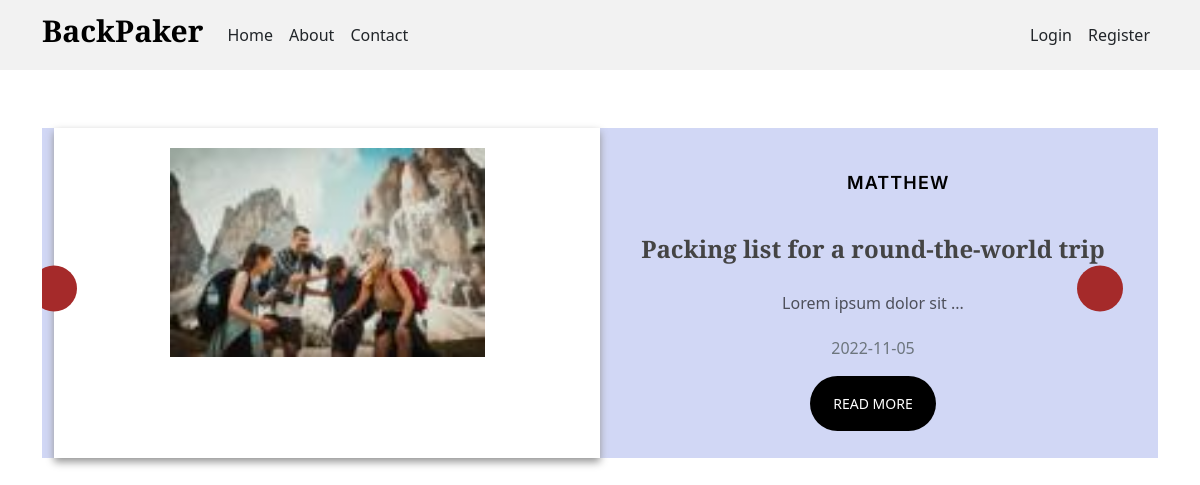
The page /home on the database its author committed.
### flaskblog/models.py (models this page shows, shortened)
class Post(db.Model):
    id = db.Column(db.Integer, primary_key=True)
    title = db.Column(db.String(100), nullable=False)
    date_posted = db.Column(db.DateTime, nullable=False, default=datetime.utcnow)
    content = db.Column(db.Text, nullable=False)
    user_id = db.Column(db.Integer, db.ForeignKey('user.id'), nullable=False)
    image_file = db.Column(db.String(20))
    with app.app_context():
         db.create_all()

class User(db.Model, UserMixin):
    id = db.Column(db.Integer, primary_key=True)
    username = db.Column(db.String(20), unique=True, nullable=False)
    email = db.Column(db.String(120), unique=True, nullable=False)
    profile_img = db.Column(db.String(20), nullable=False, default='default.jpg')
    password = db.Column(db.String(60), nullable=False)
    posts = db.relationship('Post', backref='author', lazy=True)
    with app.app_context():
      db.create_all()

### flaskblog/routes.py (the view)
@app.route("/")
@app.route("/home")
def home():
    posts = Post.query.all()
    return render_template('home.html', posts=posts)

### flaskblog/templates/home.html (shortened to what this page needs)
{% extends "layout.html" %}
{% block content %}
<div class="bg mt-5">
    <div class="bg-product mt-5">
        <div class="container product">
            <div class="row">
                <div id="sliderproduct" class="carousel slide " data-ride="carousel" data-interval="10000">
                    <div class="carousel-inner" role="listbox" data-interval="10000000">
                        <div class="carousel-item active">
                            <div class="container text-center">
                                <div class="row">
                                    <div class="col-sm-6 image">
                                        <div class="item">
                                            <img class="img-fluid"
                                                src="{{ url_for('static', filename='uploads/' + posts[1].image_file) }}">
                                        </div>
                                    </div>
                                    <div class="col-sm-6">
                                        <div class="top d-flex justify-content-center">
                                            <a class="post-meta" href="#"> {{ posts[1].author.username }}</a>
                                        </div>
                                        <div class="details mt-3">
                                            <h2><a class="article-title"
                                                    href="{{ url_for('post', post_id=posts[1].id) }}">{{ posts[1].title
                                                    }}</a>
                                            </h2>
                                            <p class="cr4">{{ posts[1].content|truncate(25, True, '...') }} </p>
                                            <p class="text-muted">{{ posts[1].date_posted.strftime('%Y-%m-%d')
                                                }}</p>
                                            <a href="{{ url_for('post', post_id=posts[1].id) }}"
                                                class="btn btn-food">Read
                                                More</a>
                                        </div>
                                    </div>
                                </div>
                            </div>
                        </div>
                        <a class="carousel-control-prev fa fa-angle-left" href="#sliderproduct" role="button"
                            data-slide="prev">
                        </a>
                        <a class="carousel-control-next fa fa-angle-right" href="#sliderproduct" role="button"
                            data-slide="next">
                        </a>
                    </div>
                </div>
            </div>
        </div>
    </div>
</div>
{% endblock content %}

### flaskblog/static/main.css (style rules this page uses)
body { background: white; color: #333333; margin-top: 5rem; }
a { color: var(--color-links); text-decoration: none; }
h1, h2, h3, h4, h5, h6 { font-family: var(--font-primary); }
p { font-family: var(--font-default); }
.article-title { color: #444444; }
.post-meta { font-size: 11px; letter-spacing: 0.07rem; text-transform: uppercase; font-weight: 600; font-family: var(--font-secondary); color: rgba(var(--color-black-rgb), 0.4); margin-bottom: 10px; }
:root { --cr2: #fff; --cr3: #000000da; --cr4: #000000a1; --cr5: #beb4b1; --fs1: 34px; --fs2: 24px; --fs3: 20px; --fs4: 16px; --fs5: 14px; }
.cr4 { color: var(--cr4); }
.bg-product { background: #d1d7f5; }
#sliderproduct { width: 100%; }
#sliderproduct .carousel-inner { overflow: visible; }
#sliderproduct .col-sm-6.image { background: #fff; box-shadow: 0px 4px 8px 0px #959595; position: relative; }
.item { padding: 20px 20px 40px 20px; }
.col-sm-6.image .item img.img-fluid { width: 315px; }
#sliderproduct .top a { text-decoration: none; text-transform: uppercase; font-size: 18px; padding: 14px 22px; box-sizing: border-box !important; text-align: center; margin: 0px 2px; display: block; color: black; width: 96px; }
#sliderproduct .col-sm-6:last-child { padding-top: 27px; padding-bottom: 27px; }
#sliderproduct .details .btn { text-transform: uppercase; font-weight: 400; padding: 16px 22px; background: black; color: #fff; border-radius: 81px; font-size: 14px; display: inline-block; }
#sliderproduct .details h2 { margin: 25px 0px 30px 0px; font-size: 24px; font-weight: 700; }
#sliderproduct .details p.cr4 { font-weight: 500; font-size: 16px; line-height: 19px; margin-bottom: 0px; }
#sliderproduct .carousel-item { transition: 0.4s; }
#sliderproduct a.carousel-control-prev, #sliderproduct a.carousel-control-next { border-radius: 50%; background-color: brown; width: 46px; height: 46px; font-size: 30px; text-align: center; line-height: 40px; opacity: 1; top: 50%; transform: translate(-50%, -60%); }
.bg { height: 570px; overflow: hidden; }

### rows shown on the page
Post: image_file (picture), title "Packing list for a round-the-world trip", content "Lorem ipsum dolor sit ...", date_posted "2022-11-05"
User: username "MATTHEW"
